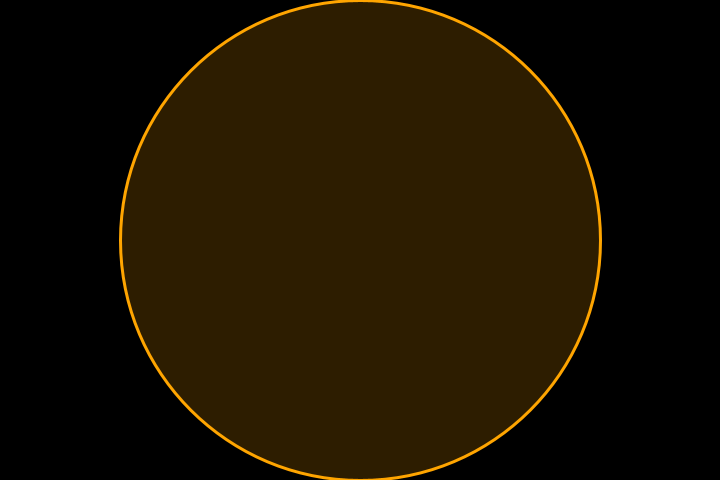
Frame 1 (no input)
Frame 60 (the mouse pressed at the canvas centre just before this capture): identical to frame 1, image omitted
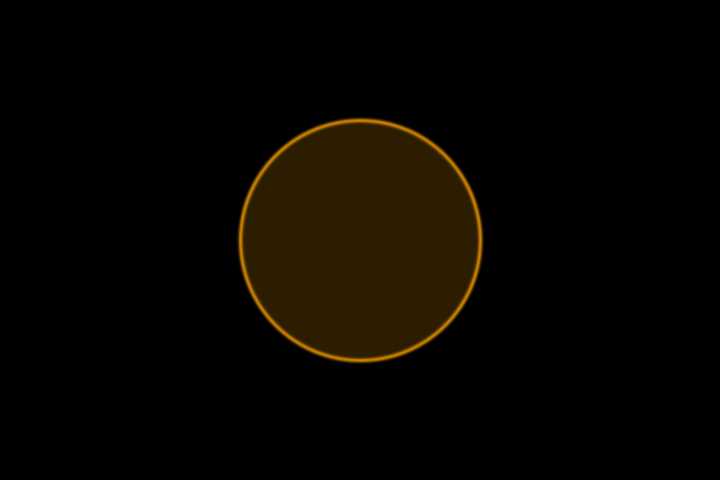
Frame 120 (the mouse held since frame 60 and released just before this capture)

The Processing sketch that drew these frames (run headless with seeded random() and noise(); from frame 60 on, the mouse is pressed at the canvas centre):

// Processing sketch: Arabesque
// ── Arabesque.pde
color[] colors = {color(255, 0, 0), color(255, 165, 0), color(255, 255, 0), color(0, 128, 0), color(0, 0, 255), color(75, 0, 130), color(238, 130, 238)};
int c;
float blurAmount, ellipseSize;

void setup() {
  size(720, 480);
  smooth();
  stroke(255);
  strokeWeight(3);
  ellipseMode(CENTER);
  //noLoop();
}

void draw() {
  blurAmount = float(mouseY)/200;
  ellipseSize = height-mouseY;
  background(0, 50);
  c = int(random(7));
  c = 1;
  fill(colors[c], 45);
  stroke(colors[c]);
  ellipse(width/2, height/2, ellipseSize, ellipseSize);
  filter(BLUR, blurAmount);
}
